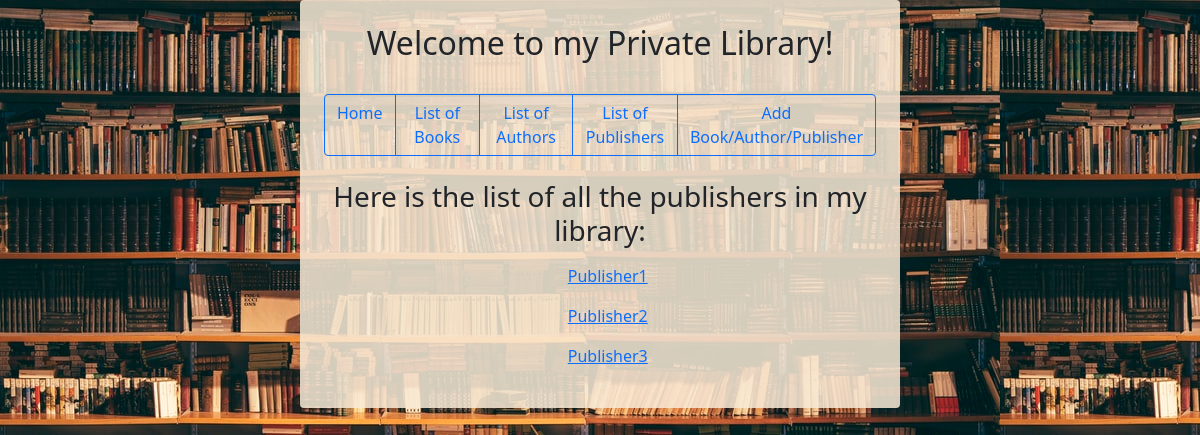
Page /publisher_list/ on the committed database.
### p_library/models.py (models this page shows, shortened)
class Publisher(models.Model):
	name = models.CharField(max_length=100)

### p_library/views.py (the view)
# urls.py: path('publisher_list/', views.PublisherList.as_view()),
class PublisherList(ListView):
	model = Publisher
	context_object_name = 'publishers'
	template_name = 'pages/publishers/publisher_list.html'

### p_library/templates/pages/publishers/publisher_list.html
{% extends 'pages/base.html' %}
{% block content %}
<h3 class="mb-3">Here is the list of all the publishers in my library:</h3>
    <ul class="list">
        {% for publisher in publishers %}
        <li class="m-3"><a href="/publisher/{{ publisher.id }}/">{{ publisher.name }}</a></li>
        {% endfor %}
    </ul>
{% endblock %}

### static/css/my_style.css (style rules this page uses)
body { background-image: url("../img/other/library.jpg"); }
ul.list { list-style-type: none; margin-left: -3%; }

### rows in the picture
Publisher: name "Publisher1"
Publisher: name "Publisher2"
Publisher: name "Publisher3"
